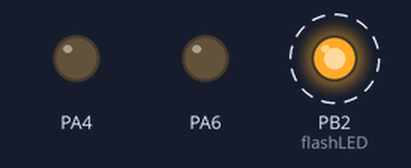
This program was run on a simulated ATmega1284P, built with avr-gcc and emulated at 14.7456 MHz (the files do not name the chip). On the bench: output pins drawn as LEDs (lit = HIGH). Dashed ring = blinking. Pins used as bus, display or sensor lines are not drawn; what the program prints to the serial monitor is not drawn.

Above: at 0.06 s.
Timing chart, 0 to 3.0 s (numbered marks = the images above):
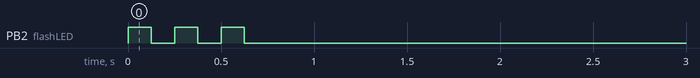

Measured:
- by itself, PB2 (flashLED): alternates HIGH for 0.12 s and LOW for 0.13 s, 6 changes in all, then stays LOW

The program:

main.c
```c
/*
 * ATtiny841_TM1638.c
 *
 * Created: 12/23/2015 5:43:24 PM
 * Author : A. Uomoto

=====
FUSES
Reading the fuses on a brand-new ATtiny841:
avrdude -c usbtiny -p attiny841 -U lfuse:r:-:h

gives:
lfuse = 0x42
hfuse = 0xdf
efuse = 0xff

I noticed that lfuse in the datasheet (p 219) is 0x62. Bit 5, which is not used,
is programmed (value = 0) on my device but the datasheet says the default is 1.
=====
CLOCK SPEED 8 MHz
The factory default divides the internal clock by 8 resulting in a 1 MHz clock.
Change this to 8 MHz (no clock division) by making lfuse 0xC2:
avrdude -c usbtiny -p attiny841 -U lfuse:w:0xC2:m

so:

lfuse = 0xc2
hfuse = 0xdf
efuse = 0xff

CLOCK SPEED 14.7 MHz
Using a 14.7 MHz crystal, change the CKSEL[3:0] bits (p 26 & p 220) to 111X or
lfuse = 0xce
=====
SPI
Pins are all on PORTA:
SCK		PORTA4
MISO	PORTA5
MOSI	PORTA6
SS		PORTA7

SPCR clock setups using a 14.7456 MHz crystal:
______________________________________________________________
SPI2X | SPR1  | SPR0  | Divisor |SCK (MHz) | SCK period (ns) |
------|-------|-------|---------|----------|-----------------|
  0   |   0   |   0   |    /4   |  3.6864  |       271       |
  0   |   0   |   1   |    /16  |  0.9216  |      1085       |
  0   |   1   |   0   |    /64  |  0.2304  |      4340       |
  0   |   1   |   1   |    /128 |  0.1152  |      8681       |
  1   |   0   |   0   |    /2   |  7.3728  |       136       |
  1   |   0   |   1   |    /8   |  1.8432  |       543       |
  1   |   1   |   0   |    /32  |  0.4608  |      2170       |
  1   |   1   |   1   |    /64  |  0.2304  |      4340       |
_____________________________________________________________|

=====
USART
There are two:
USART0: RXD0 is PA2 on pin 11, TXD0 is PA1 on pin 12
USART1: RXD1 is PA4 on pin 9, TXD1 is PA5 on pin 8
=====
TM1638

The minimum clock pulse width for the TM1638 (PWCLK) is 400 ns (datasheet p17).
We can use the /8 divisor with the 14.7456 MHz crystal for a 543 ns width.

 */

#define	F_CPU	14745600

#include <avr/io.h>
#include <util/delay.h>

// Serial I/O
#define BAUDRATE	9600
#define MYUBRR		((F_CPU / 16 / BAUDRATE) - 1)
#define TX0READY	(UCSR0A & (1 << UDRE0))	// UDRE0 bit in UCSR0A is set when the TX buffer is clear
#define CHARSENT	(UCSR0A & (1<<RXC0))	// RXC0 bit in UCSR0A is set when a char is available

// SPI pin states
#define SS_LOW		(PORTA &= ~(1 << PORTA7))				// Pull SS low
#define SS_HIGH		(PORTA |= (1 << PORTA7)); _delay_us(1)	// Strobe puls width PWSTB must be >= 1us
#define SPI_WAIT	while (!(SPSR & (1 << SPIF)))			// Wait for transfer to finish

// Function Prototypes
uint16_t byteToBCD(uint8_t);
void flashLED(uint8_t);
void initialize(void);
void intToBCD(uint8_t *, uint8_t, uint8_t, uint16_t);
uint8_t serial0RecvByte(void);
void serial0SendByte(uint8_t);
void tm1638_brightness(uint8_t);
void tm1638_clear(void);
void tm1638_off(void);
void tm1638_putc(uint8_t, uint8_t);
void tm1638_putLED(uint8_t, uint8_t);
void tm1638_putn(uint8_t, uint8_t);
void tm1638_writeTo(uint8_t, uint8_t);

// Globals
const uint8_t number[] =		// Numeral patterns for the 7-segment displays
{	0x3F,	// 0
	0x06,	// 1
	0x5B,	// 2
	0x4F,	// 3
	0x66,	// 4
	0x6D,	// 5
	0x7D,	// 6
	0x07,	// 7
	0x7F,	// 8
	0x6F,	// 9
	0xBF,	// 0. (decimal points) number[10]
	0x86,	// 1.
	0xDB,	// 2.
	0xCF,	// 3.
	0xE6,	// 4.
	0xED,	// 5.
	0xFD,	// 6.
	0x87,	// 7.
	0xFF,	// 8.
	0xEF,	// 9.
	0x40,	// - (minus sign)	number[20]
	0x00	// space			number[21]
};

const uint8_t address_7seg[] =		// TM1638 addresses for the 7-segment displays
{
	0xCE,	// rightmost segment is at [0]
	0xCC,
	0xCA,
	0xC8,
	0xC6,
	0xC4,
	0xC2,
	0xC0	// leftmost segment
};

const uint8_t address_LED[] =		// TM1638 addresses for the LEDs
{
	0xCF,	// rightmost LED is at [0]
	0xCD,
	0xCB,
	0xC9,
	0xC7,
	0xC5,
	0xC3,
	0xC1	// leftmost LED
};

int main(void)
{

	uint8_t charArray[8];
	uint8_t i;
	uint16_t n, negative, precision;

	initialize();

	n = 12345;
	negative = 0;
	precision = 2;
	intToBCD(charArray, negative, precision, n);
	for (i = 0; i < 8; i++) {
		tm1638_putc(i, charArray[i]);
	}
	_delay_ms(5000);
	n = 0;
	for (;;) {
		intToBCD(charArray, negative, precision, n++);
		for (i = 0; i < 8; i++) {
			tm1638_putc(i, charArray[i]);
		}
		_delay_ms(10);
	}

}

void flashLED(uint8_t ntimes)
{

	uint8_t i;

	for (i = 0; i < ntimes; i++) {
		PORTB |= (1 << PORTB2);
		_delay_ms(125);
		PORTB &= ~(1 << PORTB2);
		_delay_ms(125);
	}

}

void initialize(void)
{

	// Set up serial port 0
	UBRR0H = (uint8_t) (MYUBRR >> 8);			// Set the baud rate
	UBRR0L = (uint8_t) MYUBRR;					// Set the baud rate (second half)
	UCSR0B = (1 << RXEN0) | (1 << TXEN0);		// Enable USART receive and transmit
	UCSR0C = (3 << UCSZ00);						// 8 bits, no parity, one stop bit

	// Set up SPI (MISO is an input port so DDRA is not changed)
	DDRA |= (1 << DDA4);						// SCK output
	DDRA |= (1 << DDA6);						// MOSI output
	DDRA |= (1 << DDA7);						// SS output

	// Set SS high before enabling SPI to de-select the TM1638
	PORTA |= (1 << PORTA7);

	// Enable SPI as master, set clock rate to fclk/8 for a 543ns clock period (1.8432 MHz)
	SPCR |= (1 << SPE);							// Enable SPI
	SPCR |= (1 << MSTR);						// SPI Master mode
	SPCR |= (1 << SPR0);						// SPR0 and SPI2X bits tp make Fclk/8
	SPCR |= (1 << SPI2X);						// Fclk/8
	SPCR |= (1 << DORD);						// Make LSB sent first (for TM1638)
	SPCR |= (1 << CPOL);						// Clock polarity, SCK is high when idle (for TM1638)
	SPCR |= (1 << CPHA);						// Clock phase, sample on trailing edge (for TM1683)

	// Initial display setup
	tm1638_clear();								// Clear all tm1638 registers
	tm1638_brightness(0);						// Set initial brightness to minimum

	// Set up LED on the ATtiny841 Basic board
	DDRB |= (1 << PORTB2);						// LED is on PORTB2
	flashLED(3);

	serial0SendByte('>');

}

uint8_t serial0RecvByte(void)
{

	while (!CHARSENT) {
		asm("nop");
	}
	return(UDR0);

}

void serial0SendByte(uint8_t c)
{

	while (!TX0READY) {
		asm("nop");
	}
	UDR0 = c;

}

/*-----------------------------------------------------------------------------

tm1638_brightness(brightness)

	Sets the brightness level on a scale of brightness = 0 to 7.
	0 is not turned off, it's just the lowest brightness.
	On the board I'm using now, brightness levels above 4 are all the same.

-----------------------------------------------------------------------------*/
void tm1638_brightness(uint8_t brightness)
{

	SS_LOW;
	SPDR = 0x88 + (0x07 & brightness);
	SPI_WAIT;
	SS_HIGH;

}

/*-----------------------------------------------------------------------------

tm1638_clear()

	Writes a blank to all 16 grid locations (all numerals and LEDs).

-----------------------------------------------------------------------------*/
void tm1638_clear(void)
{

	uint8_t i;

	// Command to write to incrementing addresses
	SS_LOW;
	SPDR = 0x40;					// Write to incrementing addresses
	SPI_WAIT;
	SS_HIGH;

	// Send the starting address 0xC0 (first grid position), don't set SS_HIGH after this
	SS_LOW;
	SPDR = 0xC0;					// Address
	SPI_WAIT;

	// Send zeros for data
	for (i = 0; i < 16; i++) {
		SPDR = 0x00;
		SPI_WAIT;
	}

	SS_HIGH;

}

/*-----------------------------------------------------------------------------

tm1638_off()

	Turns off the display but doesn't erase the registers.

-----------------------------------------------------------------------------*/
void tm1638_off(void)
{

		SS_LOW;
		SPDR = 0x80;		// Display off command
		SPI_WAIT;
		SS_HIGH;

}

void tm1638_putc(uint8_t location, uint8_t displayCode)
{

	uint8_t address;

	address = address_7seg[location];
	tm1638_writeTo(address, displayCode);


}

/* tm1638_putLED(location, color)----------------------------------------------------

	Light the LED in position "location."
	Color is 0 for off, 1 for red, 2 for green. 3 lights both but it just looks red.

	location selects the LED.
	location = 7 is the leftmost LED.
-----------------------------------------------------------------------------*/
void tm1638_putLED(uint8_t location, uint8_t color)
{

	uint8_t data, address;

	data = color;
	address = address_LED[location];
	tm1638_writeTo(address, data);

}

/* tm1638_putn(location, n)----------------------------------------------------

	Put the numeral representing "n" onto the 7-segment digit at "location."
	n is an 8-bit unsigned integer indicating the digit (0-9).
	For 0 <= n <= 9 the numeral displayed is the corresponding number.
	For 10 <= n <= 19 the numeral (from 0-9) contains the decimal point.
	n = 20 is the minus sign.
	n = 21 is a space.

	location selects the 7-segment display.
	location = 7 is the leftmost 7-segment display.
-----------------------------------------------------------------------------*/
void tm1638_putn(uint8_t location, uint8_t n)
{

	uint8_t data, address;

	data = number[n];
	address = address_7seg[location];
	tm1638_writeTo(address, data);

}

/*-----------------------------------------------------------------------------

tm1638_writeTo(address, data)

	Write data (light pattern) to a specific address.

-----------------------------------------------------------------------------*/
void tm1638_writeTo(uint8_t address, uint8_t data)
{

	SS_LOW;				// Start command.
	SPDR = 0x44;		// Command to write to a fixed address.
	SPI_WAIT;
	SS_HIGH;			// End command

	SS_LOW;				// Start address & data transfer.
	SPDR = address;		// Send address.
	SPI_WAIT;
	SPDR = data;		// Send data.
	SPI_WAIT;
	SS_HIGH;			// End data transfer

}

/*-----------------------------------------------------------------------------

uint32_t decToBCD(*charArray, negative, precision, n)

	Fills charArray with the 7-segment display codes representing the 16-bit
	number n. If you want a minus sign, make "negative" non-zero. The value n
	is always a positive integer so negative values need to be abs()'d first.
	Precision is the decimal point location. If precision is zero, no decimal
	point will be displayed.

	charArray is assumed to be 8 bytes long although the maximum number of
	digits expected from the uint16_t n is five.

-----------------------------------------------------------------------------*/
void intToBCD(uint8_t * charArray, uint8_t negative, uint8_t precision, uint16_t n)
{

	uint8_t i, firstNonZeroDigit, shift, index;
	uint32_t bcd = 0;

	shift = 0;
	while (n) {										// Convert n to BCD
		bcd += ((uint32_t) (n % 10)) << shift;		// Note the cast required for AVR
		n /= 10;
		shift += 4;
	}

	for (i = 0; i < 8; i++) {						// Fill the char array with the 7-segment codes
		index = (uint8_t) (bcd & 0x0F);
		if ((precision) && (precision == i)) {
			index += 10;
		}
		charArray[i] = number[index];
		bcd = bcd >> 4;
	}

	firstNonZeroDigit = 0;
	for (i = 7; i > 0; i--) {						// Replace leading zeros with spaces
		if (charArray[i] == number[0]) {
			charArray[i] = number[21];
		} else {
			firstNonZeroDigit = i;
			break;
		}
	}

	if (negative) {
		charArray[firstNonZeroDigit+1] = number[20];
	}

}
```
